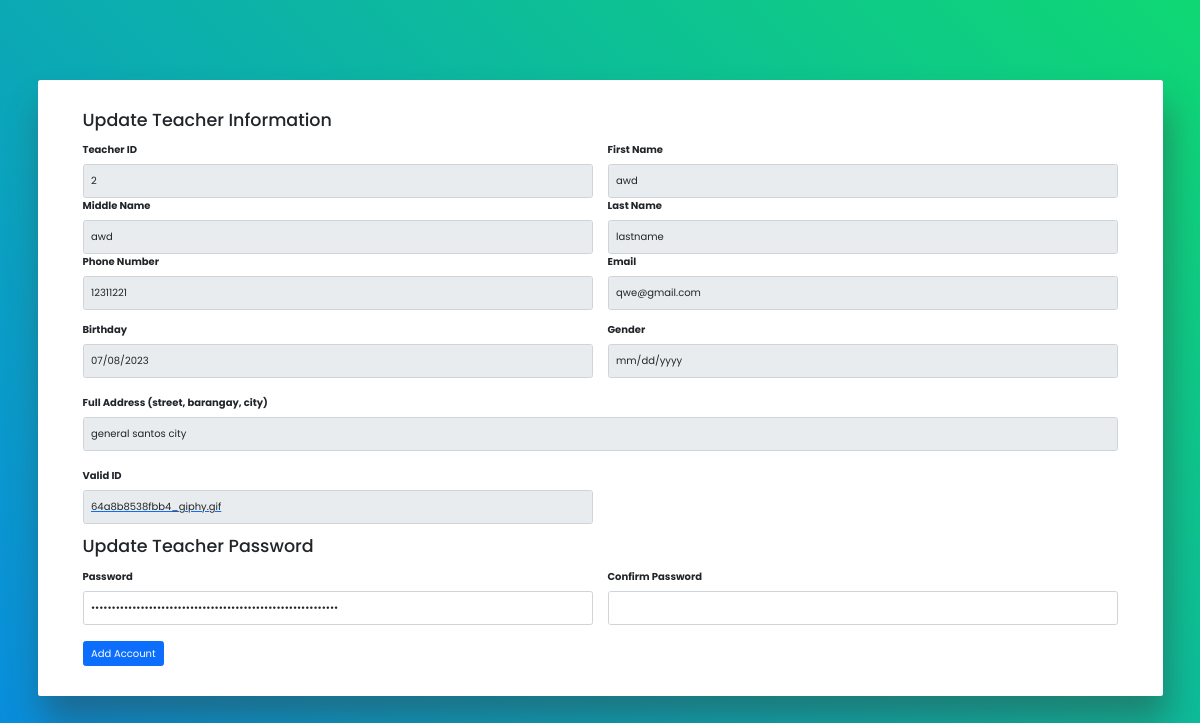
Page /admin_edit_teacher_acc.php?user_id=6 on the earlier database version.
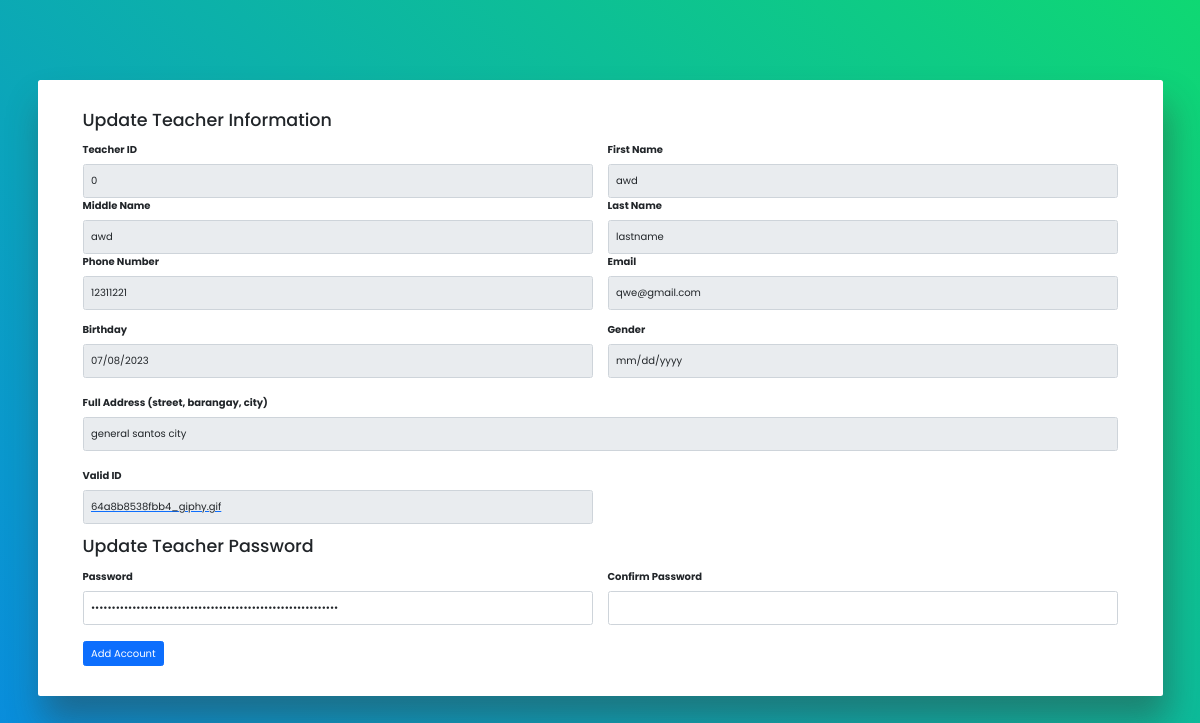
Same page on the later database version.
### tables this page shows
CREATE TABLE `tbl_teachers` (
  `teacher_id` bigint(11) NOT NULL,
  `user_id` int(11) NOT NULL,
  `credentials_id` int(11) NOT NULL,
  `address_id` int(11) NOT NULL,
  `level_id` int(11) NOT NULL,
  `status_id` int(11) NOT NULL,
  `account_id` int(11) NOT NULL,
  `valid_id` int(11) NOT NULL
);

CREATE TABLE `tbl_userinfo` (
  `user_id` int(11) NOT NULL,
  `firstname` varchar(244) NOT NULL,
  `middlename` varchar(244) NOT NULL,
  `lastname` varchar(244) NOT NULL,
  `birthday` date NOT NULL,
  `gender` varchar(244) NOT NULL
);

CREATE TABLE `tbl_usercredentials` (
  `usercredentials_id` int(11) NOT NULL,
  `email` varchar(244) NOT NULL,
  `contact` bigint(11) NOT NULL
);

CREATE TABLE `tbl_address` (
  `address_id` int(11) NOT NULL,
  `address` varchar(244) NOT NULL
);

CREATE TABLE `tbl_teacher_valid` (
  `valid_id` int(11) NOT NULL,
  `id` text NOT NULL
);

CREATE TABLE `tbl_accounts` (
  `account_id` int(11) NOT NULL,
  `email` varchar(244) NOT NULL,
  `password` varchar(244) NOT NULL
);

### admin_edit_teacher_acc.php (the view, shortened to what the changed rows need)
<link href="//maxcdn.bootstrapcdn.com/bootstrap/3.3.0/css/bootstrap.min.css" rel="stylesheet" id="bootstrap-css">
<link rel="stylesheet" href="https://cdnjs.cloudflare.com/ajax/libs/font-awesome/5.15.3/css/all.min.css">
<link rel="stylesheet" href="admin_add_Teacher_acc.css">
<link rel="stylesheet" href="https://cdn.jsdelivr.net/npm/bootstrap@5.0.0-beta1/dist/css/bootstrap.min.css">
<link rel="stylesheet" href="https://cdn.jsdelivr.net/npm/bootstrap@5.0.0-beta1/dist/js/bootstrap.bundle.min.js">
<link rel="stylesheet" href="https://cdnjs.cloudflare.com/ajax/libs/jquery/3.2.1/jquery.min.js">
<div class="container">
<?php
include 'dbcon.php';
if (isset($_GET['user_id'])) {
    $user_id = $_GET['user_id'];
    $sql = "SELECT tbl_teachers.teacher_id, tbl_userinfo.firstname, tbl_userinfo.middlename, tbl_userinfo.lastname, tbl_userinfo.birthday, tbl_userinfo.gender,
    tbl_usercredentials.email, tbl_usercredentials.contact, tbl_accounts.password, tbl_teacher_valid.id, tbl_address.address
    FROM tbl_teachers
    JOIN tbl_userinfo ON tbl_userinfo.user_id = tbl_teachers.user_id
    JOIN tbl_usercredentials ON tbl_usercredentials.usercredentials_id = tbl_teachers.credentials_id
    JOIN tbl_accounts ON tbl_accounts.account_id = tbl_teachers.account_id
    JOIN tbl_teacher_valid ON tbl_teacher_valid.valid_id = tbl_teachers.valid_id
    JOIN tbl_address ON tbl_address.address_id = tbl_teachers.address_id
    WHERE tbl_userinfo.user_id = $user_id LIMIT 1";
    $result = mysqli_query($conn, $sql);
    if ($result && mysqli_num_rows($result) > 0) {
        $row = mysqli_fetch_assoc($result);
    } else {
        echo "No records found in tbl_admin";
        exit();
    }
    } else {
        echo "No user id provided";
        exit();
    }
?>
    <div class="wrapper rounded bg-white">
        <form action="" method="POST" enctype="multipart/form-data">
<div class="form">
    <div class="row">
    <div class="col-md-6 mt-md-0 mt-3">
            <label for="teacher-id">Teacher ID</label>
            <input type="text" id="teacher-id" class="form-control" name="teacher_id" value="<?php echo $row['teacher_id'] ?>" readonly required>
        </div>
        <div class="col-md-6 mt-md-0 mt-3">
            <label for="first-name">First Name</label>
            <input type="text" id="first-name" class="form-control" name="firstname" value="<?php echo $row['firstname'] ?>" readonly  required>
        </div>
        <div class="col-md-6 mt-md-0 mt-3">
            <label for="middle-name">Middle Name</label>
            <input type="text" id="middle-name" class="form-control" name="middlename" value="<?php echo $row['middlename'] ?>" readonly  required>
        </div>
        <div class="col-md-6 mt-md-0 mt-3">
            <label for="last-name">Last Name</label>
            <input type="text" id="last-name" class="form-control" name="lastname" value="<?php echo $row['lastname'] ?>" readonly  required>
        </div>
        <div class="col-md-6 mt-md-0 mt-3">
            <label for="phone-number">Phone Number</label>
            <input type="tel" id="phone-number" class="form-control" name="contact" value="<?php echo $row['contact'] ?>" readonly  required>
        </div>
        <div class="col-md-6 mt-md-0 mt-3">
            <label for="email">Email</label>
            <input type="email" id="email" class="form-control" name="email" value="<?php echo $row['email'] ?>" readonly  required>
        </div>
    </div>
    <div class="row">
        <div class="col-md-6 mt-md-0 mt-3">
            <label for="birthday">Birthday</label>
            <input type="date" id="birthday" class="form-control" name="birthday" value="<?php echo $row['birthday'] ?>" readonly  required>
        </div>
        <div class="col-md-6 mt-md-0 mt-3">
            <label for="birthday">Gender</label>
            <input type="date" id="gender" class="form-control" name="gender" value="<?php echo $row['gender'] ?>" readonly  required>
        </div>
    </div>
    <div class="row">
        <div class="my-md-2 my-3">
            <label for="full-address">Full Address (street, barangay, city)</label>
            <input type="address" id="full-address" class="form-control" name="address" value="<?php echo $row['address'] ?>" readonly  required>
        </div>
    </div>
    <div class="row">
    <div class="col-md-6 mt-md-0 mt-3">
        <a href="teachers/valid/<?php echo $row['id'] ?>" target="_blank">
            <input type="text" id="valid-id" class="form-control" name="valid" value="<?php echo $row['id'] ?>" readonly required>
        </a>
    </div>
    </div>
    <div class="row">
    <div class="col-md-6 mt-md-0 mt-3">
        <label>Password</label>
        <input type="password" class="form-control" name="password" value="<?php echo $row['password']?>" required>
    </div>
  </div>
</div>
</form>
</div>
</div>

Differences in the rows shown:
changed tbl_teachers "awd": teacher_id "2" → "0"
